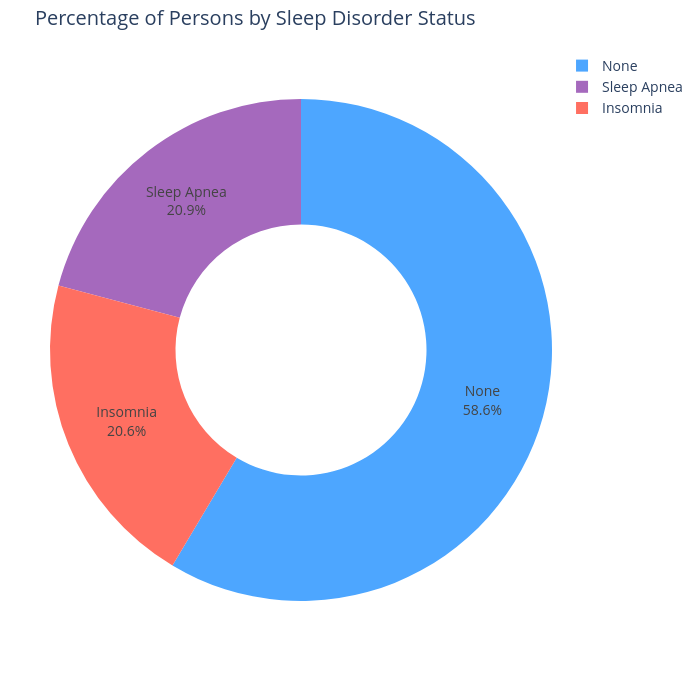

The notebook cell saved with this chart:
### Code cell
# Calculate the count for each sleep disorder category
sleep_counts = df2['Sleep_Disorder'].value_counts().reset_index()
sleep_counts.columns = ['Sleep_Disorder', 'Count']

# Calculate the percentage for each category
sleep_counts['Percentage'] = sleep_counts['Count'] / sleep_counts['Count'].sum() * 100


fig = px.pie(
    sleep_counts, 
    values='Count', 
    names='Sleep_Disorder',
    title='Percentage of Persons by Sleep Disorder Status',
    hole=0.5,  # Converts the pie chart to a donut chart
    color='Sleep_Disorder',
  
    color_discrete_map={
        'None': '#4DA6FF',       
        'Sleep Apnea': '#A569BD',  
        'Insomnia': '#FF6F61'
})

# Customize the text inside the donut: shows both label and percentage
fig.update_traces(
    textposition='inside', 
    textinfo='percent+label',
    hovertemplate='%{label}: %{percent:.2%}<extra></extra>'
)


fig.update_layout(
    margin=dict(t=50, b=50, l=50, r=50),
    font=dict(size=14),
    width=700, 
    height=700 
)

fig.show()

### Figure 1 — Plotly figure (JSON) as saved in the notebook; plotly's stock layout.template omitted (floating-point values rounded to 4 significant figures)
{"data": [{"customdata": [["None"], ["Sleep Apnea"], ["Insomnia"]], "domain": {"x": [0, 1], "y": [0, 1]}, "hole": 0.5, "hovertemplate": "%{label}: %{percent:.2%}<extra></extra>", "labels": ["None", "Sleep Apnea", "Insomnia"], "legendgroup": "", "marker": {"colors": ["#4DA6FF", "#A569BD", "#FF6F61"]}, "name": "", "showlegend": true, "textinfo": "percent+label", "textposition": "inside", "type": "pie", "values": [219, 78, 77]}], "layout": {"font": {"size": 14}, "height": 700, "legend": {"tracegroupgap": 0}, "margin": {"b": 50, "l": 50, "r": 50, "t": 50}, "title": {"text": "Percentage of Persons by Sleep Disorder Status"}, "width": 700}}
